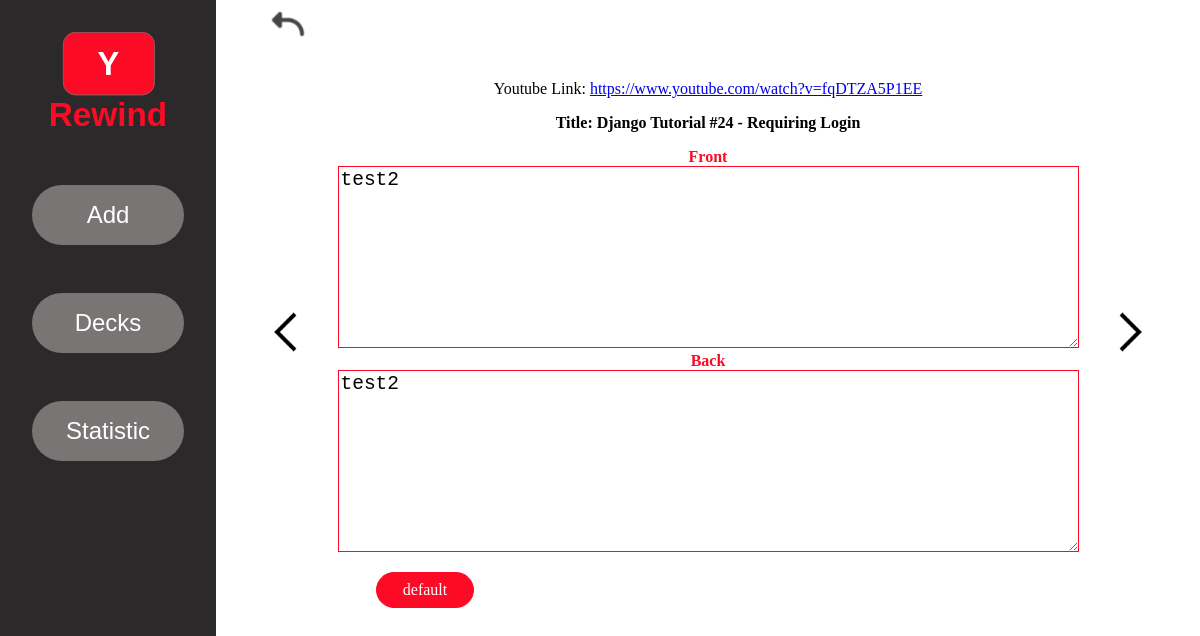
Screenshot of /card/2/ (signed in) with the database file from the repository.
### main/models.py (models this page shows, shortened)
class Card(models.Model):
	STATE = [(NEW, "NEW"), (REVIEW, "REVIEW"), (LEARNING, "LEARNING"), (FINISHED, "FINISHED")]
	deck = models.ForeignKey(Deck, on_delete=models.CASCADE)
	youtube = models.ForeignKey(Youtube, on_delete=models.CASCADE, null=True)
	front_text = models.TextField(max_length=500)
	back_text = models.TextField(max_length=500)
	front_img = models.ImageField(blank=True)
	back_img = models.ImageField(blank=True)
	state = models.CharField(max_length=20, choices=STATE, default=NEW)
	finished_count = models.PositiveSmallIntegerField()
	youtube_timestamp = models.TimeField()
	due_time = models.DateTimeField()

class Youtube(models.Model):
	youtube_link = models.URLField()
	youtube_title = models.CharField(max_length=150)

class Deck(models.Model):
	user = models.ForeignKey(User, on_delete=models.CASCADE)
	deck_name = models.CharField(max_length=30)

### main/views.py (the view)
# urls.py: path('card/<int:pk>/', views.card, name='card'),
@login_required(login_url="/signin/")
def card(request, pk):
	card = Card.objects.get(pk=pk)
	return render(request, 'main/card.html', {'card': card})

### main/templates/main/card.html (shortened to what this page needs)
<!DOCTYPE html>
<html>
    <head>
        {% load static %}
        <link rel="stylesheet" type="text/css" href="{% static 'main/card.css' %}">
    </head>
    <body>
        <aside>
            <div class="logo_div">
                <img class="logo" src="{% static 'main/images/Big_icon.svg' %}" alt="Rewind Logo">
            </div>
            <div class="aside_btn">
                <ul>
                    <li><button>Add</button></li>
                    <li><a href="{% url 'main:home' %}"><button>Decks</button></a></li>
                    <li><button>Statistic</button></li>
                </ul>
            </div>
        </aside>
        <header>
            <a class="back" href="{% url 'main:index' %}video/{{ card.youtube.id }}" ><img src="{% static 'main/images/back.svg' %}" alt="back to previous"></a>
        </header>
        <main>
            <div class="Title">
                <p>Youtube Link: <a href="{{ card.youtube.youtube_link }}" >{{ card.youtube.youtube_link }}</a></p>
                <p>Title: {{ card.youtube.youtube_title }}</p>
            </div>
            <div class="middle_content">
                <div class="previous">
                    <a href="" ><img src="{% static 'main/images/previous.svg' %}"></a>
                </div>
                <div class="card">
                    <label for="front">Front</label><br>
                    <textarea readonly="readonly" id="front" rows="8" cols="60" name="front">{{ card.front_text }}</textarea><br>
                    <label for="back">Back</label><br>
                    <textarea readonly="readonly" id="back" rows="8" cols="60" name="back">{{ card.back_text }}</textarea><br>
                </div>
                <div class="next">
                    <a href="" ><img src="{% static 'main/images/next.svg' %}"></a>
                </div>
            </div>
            <div class="deck">
                <p>{{ card.deck.deck_name}}</p>
            </div>
        </main>
    </body>
</html>

### main/static/main/card.css (style rules this page uses)
body, html { height: 100vh; }
body { margin: 0; display: grid; grid-template-columns: 18% auto; grid-template-rows: 8% auto; grid-template-areas: "sidebar header" "sidebar main"; }
.logo_div { text-align: center; }
.logo { width: 120px; padding-top: 2em; text-align: center; }
aside { grid-area: sidebar; background-color: #2B2929; position: relative; }
header { grid-area: header; }
.back { background: None; border: 0; margin-left: 3em; }
.back img { width: 3em; }
main { grid-area: main; position: relative; }
.aside_btn ul { list-style-type: none; margin-top: 2.5em; text-align: center; padding: 0; margin: 0; }
.aside_btn li button { background-color: #797575; border: 0px; color: white; border-radius: 2em; width: 70%; height: 2.5em; font-size: 1.5em; margin-top: 2em; }
main { text-align: center; }
.middle_content { display: flex; justify-content: space-between; }
.previous img { margin-left: 3em; margin-top: 10em; width: 3em; }
.Title p:nth-child(2) { font-weight: bold; }
.next img { margin-right: 3em; margin-top: 10em; width: 3em; }
.card label { color: #FD0A26; font-weight: bold; }
.card textarea { border: 1px solid #FD0A26; font-size: 1.5em; }
.deck { text-align: left; margin-left: 10em; }
.deck p { width: 4em; border-radius: 2em; background-color: #FD0A26; color: white; font-size: 1em; border: 1px solid #FD0A26; padding: 0.5em 1em; text-align: center; }

### rows the page displays
Card: youtube.youtube_link "https://www.youtube.com/watch?v=fqDTZA5P1EE", youtube.youtube_title "Django Tutorial #24 - Requiring Login", front "test2", back "test2", deck.deck_name "default"
